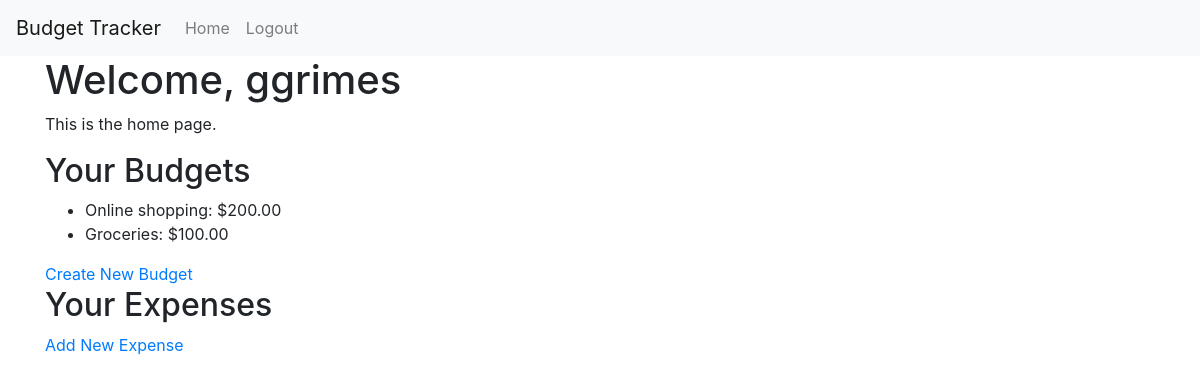
Page /tracker/ (signed in) on the earlier database version.
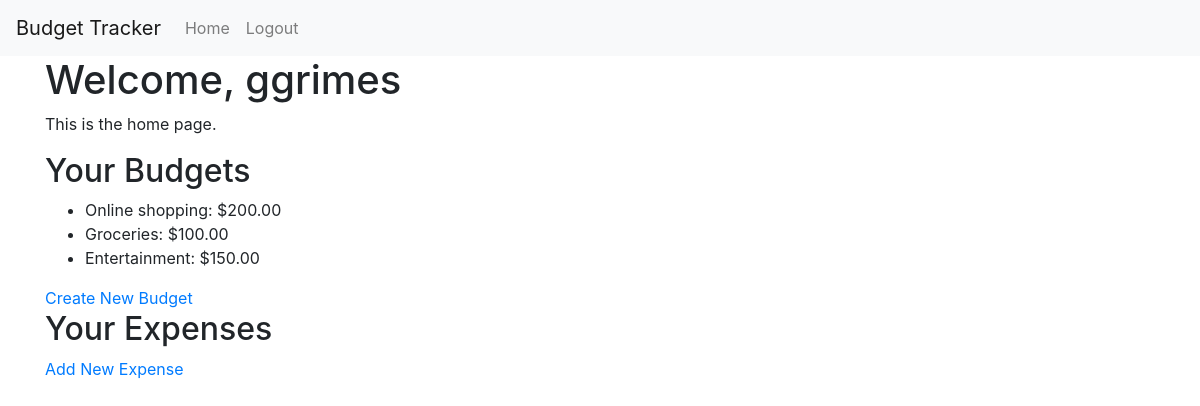
Same page on the later database version.
### tracker/models.py (models this page shows, shortened)
class Budget(models.Model):
    user = models.ForeignKey(User, on_delete=models.CASCADE)
    name = models.CharField(max_length=100)
    amount = models.DecimalField(max_digits=10, decimal_places=2)
    created_at = models.DateTimeField(auto_now_add=True)

### tracker/views.py (the view)
# urls.py: 2. Add a URL to urlpatterns:  path('', views.home, name='home')
@login_required
def home(request):
    budgets = Budget.objects.filter(user=request.user)
    return render(request, 'tracker/home.html', {'budgets': budgets})

### tracker/templates/tracker/home.html (shortened to what this page needs)
{% extends "tracker/base.html" %}
{% block content %}
<h1>Welcome, {{ user.username }}</h1>
<p>This is the home page.</p>
<h2>Your Budgets</h2>
<ul>
    {% for budget in budgets %}
        <li>{{ budget.name }}: ${{ budget.amount }}</li>
    {% endfor %}
</ul>
<a href="{% url 'create_budget' %}">Create New Budget</a>
<br>
<h2>Your Expenses</h2>
<a href="{% url 'add_expense' %}">Add New Expense</a>
{% endblock %}

### tracker/templates/tracker/base.html (shortened to what this page needs)
<!DOCTYPE html>
<html lang="en">
<head>
    <link rel="stylesheet" href="https://maxcdn.bootstrapcdn.com/bootstrap/4.0.0/css/bootstrap.min.css">
</head>
<body>
    <nav class="navbar navbar-expand-lg navbar-light bg-light">
        <a class="navbar-brand" href="{% url 'home' %}">Budget Tracker</a>
        <div class="collapse navbar-collapse">
            <ul class="navbar-nav mr-auto">
                {% if user.is_authenticated %}
                    <li class="nav-item">
                        <a class="nav-link" href="{% url 'home' %}">Home</a>
                    </li>
                    <li class="nav-item">
                        <a class="nav-link" href="{% url 'logout' %}">Logout</a>
                    </li>
                {% endif %}
            </ul>
        </div>
    </nav>
    <div class="container">
        {% block content %}{% endblock %}
    </div>
</body>
</html>

Differences in the rows shown:
added Budget: name "Entertainment", amount "150.00"
